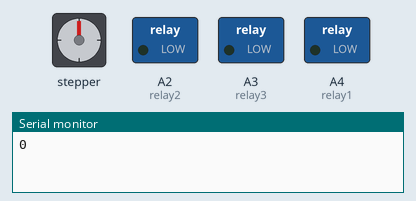
This sketch was run on a simulated Arduino Uno, built with avr-gcc and run on an emulated ATmega328P. Parts: stepper motor, switched loads named in the sketch (green lamp = pin HIGH), the last lines printed to the serial monitor. Stepper angles assume 200 steps per turn.

Above: at 0.05 s.
At 5.65 s:
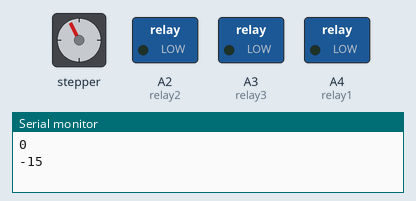
At 5.95 s:
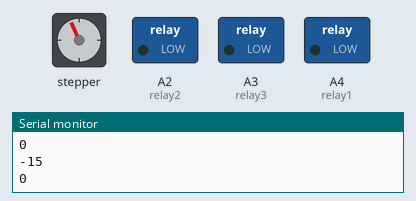
Timing chart, 0 to 8.2 s (numbered marks = the images above):
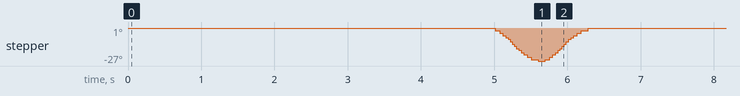

Measured:
- by itself, stepper: turns 27° counter-clockwise in 0.59 s, then 27° clockwise in 0.59 s, repeating every 6.3 s

The sketch:

CoffeMachine.ino
```cpp
/* Example sketch to control a stepper motor with TB6600 stepper motor driver, AccelStepper library and Arduino: acceleration and deceleration. More info: https://www.makerguides.com */
// Include the AccelStepper library:
#include <AccelStepper.h>
#include <SoftwareSerial.h>
#include <OneWire.h>
#include <DallasTemperature.h>
SoftwareSerial EEBlue(11, 10); // RX | TX
// Define stepper motor connections and motor interface type. Motor interface type must be set to 1 when using a driver:
#define ONE_WIRE_BUS A5
#define relay1 A4
#define relay2 A2
#define relay3 A3
#define stepBase 12
#define dirBase 13
#define stepX 2
#define dirX 5
#define stepY 3
#define dirY 6
#define stepZ 4
#define dirZ 7
#define stepA 8
#define dirA 9
int p =1;
int loc=0;
int stepLoc=0;
#define motorInterfaceType 1
// Create a new instance of the AccelStepper class:
AccelStepper stepperBase = AccelStepper(motorInterfaceType, stepBase, dirBase);
AccelStepper stepperX = AccelStepper(motorInterfaceType, stepX, dirX);
AccelStepper stepperY = AccelStepper(motorInterfaceType, stepY, dirY);
AccelStepper stepperZ = AccelStepper(motorInterfaceType, stepZ, dirZ);
AccelStepper stepperA = AccelStepper(motorInterfaceType, stepA, dirA);
OneWire oneWire(ONE_WIRE_BUS);
/********************************************************************/
// Pass our oneWire reference to Dallas Temperature.
DallasTemperature sensors(&oneWire);
void setup() {
  // Set the maximum speed and acceleration:
  stepperBase.setMaxSpeed(8);
  stepperBase.setAcceleration(50);
   stepperX.setMaxSpeed(100);
  stepperX.setAcceleration(100);
    stepperY.setMaxSpeed(8);
  stepperY.setAcceleration(8);
    stepperZ.setMaxSpeed(8);
  stepperZ.setAcceleration(8);
    stepperA.setMaxSpeed(8);
  stepperA.setAcceleration(8);
  sensors.begin();
  pinMode(relay1,OUTPUT);
  pinMode(relay2,OUTPUT);
  pinMode(relay3,OUTPUT);
  digitalWrite(relay1,LOW);
digitalWrite(relay2,LOW);
digitalWrite(relay3,LOW);
   Serial.begin(9600);
  EEBlue.begin(9600);
}
void moveBase60() {
    if(p%3==0)
  {
    loc=loc+33;
  }
  else
  {
    loc=loc+33;
  }
  p++;
  stepperBase.moveTo(loc);
  Serial.println(loc);
  stepperBase.runToPosition();
}

void moveStepperTest() {
  stepLoc=0;
  stepperX.moveTo(stepLoc);
  Serial.println(stepLoc);
  stepperX.runToPosition();
  delay(5000);
  stepLoc=-15;
    stepperX.moveTo(stepLoc);
  Serial.println(stepLoc);
  stepperX.runToPosition();
  delay(50);
}

void readTemp(){
   Serial.print(" Requesting temperatures...");
 sensors.requestTemperatures(); // Send the command to get temperature readings
 Serial.println("DONE");
/********************************************************************/
 Serial.print("Temperature is: ");
 Serial.print(sensors.getTempCByIndex(0)); // Why "byIndex"?
   // You can have more than one DS18B20 on the same bus.
   // 0 refers to the first IC on the wire
   delay(1000);
}
void loop() {
//  moveBase60();
moveStepperTest();
//  delay(1500);
//readTemp();
//delay(1000);
//digitalWrite(relay1,HIGH);
//digitalWrite(relay2,HIGH);
//digitalWrite(relay3,HIGH);
//delay(1000);
//String x;
//if (EEBlue.available())
//{
// x=EEBlue.readString();
//Serial.println(x);
//}

}
```
